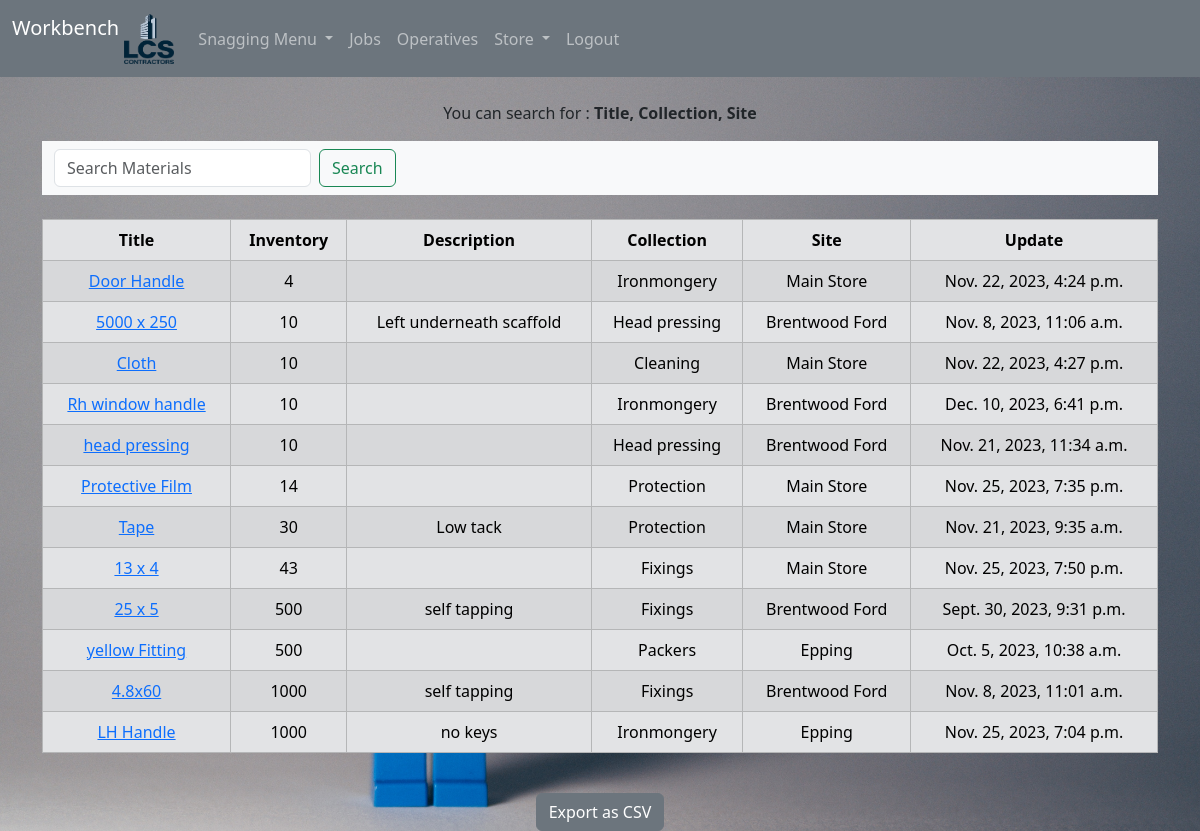
Page /store/materials (signed in) on the committed database.
### store/models.py (models this page shows, shortened)
class Material(models.Model):
    title = models.CharField(max_length=200)
    inventory = models.PositiveIntegerField()
    description = models.TextField(null=True, blank=True)
    update = models.DateTimeField(auto_now=True)
    collection = models.ForeignKey(Collection, on_delete=models.PROTECT)
    site = models.ForeignKey(Site, on_delete=models.PROTECT)
    class Meta:
        ordering = ["inventory", "title"]

### store/views.py (the view)
# urls.py: path("materials", views.material, name="store/materials"),
def material(request):
    materials = Material.objects.values(
        "title",
        "inventory",
        "description",
        "collection__title",
        "site__title",
        "update",
        "id",
    )
    return render(request, "store/materials.html", {"materials": materials})

### store/templates/store/materials.html (shortened to what this page needs)
{%extends 'base.html'%} {%block content%}
<p>You can search for : <strong>Title, Collection, Site</strong></p>
<nav class="navbar bg-body-tertiary">
  {%if user.is_authenticated and user.is_staff %}
  <div class="container-fluid">
    <form
      class="d-flex"
      method="POST"
      action="{%url 'store/search_material'%}"
      role="search"
    >
      <input
        class="form-control me-2"
        type="search"
        placeholder="Search Materials"
        aria-label="Search"
        name="searched"
      />
      <button class="btn btn-outline-success" type="submit">Search</button>
    </form>
  </div>
</nav>
<br />
<table class="table table-hover table-bordered table-secondary table-striped">
  <thead class="table-secondary">
    <tr>
      <th scope="col">Title</th>
      <th scope="col">Inventory</th>
      <th scope="col">Description</th>
      <th scope="col">Collection</th>
      <th scope="col">Site</th>
      <th scope="col">Update</th>
    </tr>
  </thead>
  <tbody>
    {% if materials %} {%for material in materials%}
    <tr>
      <td>
        <a href="{% url 'store/update_material' material.id %}"
          >{{ material.title }}</a
        >
      </td>
      <td>{{material.inventory}}</td>
      <td>{{material.description}}</td>
      <td>{{material.collection__title}}</td>
      <td>{{material.site__title}}</td>
      <td>{{material.update}}</td>
    </tr>
    {%endfor%}
  </tbody>
</table>
<br />
<a href="{% url 'materials_csv'%}" class="btn btn-secondary">Export as CSV</a>
{% endif %} {% endif %} {% endblock %}

### static/style.css (style rules this page uses)
body { background-image: url(bkg1.jpg); background-color: cadetblue; background-size: cover; background-attachment: fixed; background-position: center; height: auto; background-repeat: no-repeat; text-align: center; }

### rows in the picture
Material: title "Door Handle", inventory "4", collection__title "Ironmongery", site__title "Main Store", update "Nov. 22, 2023, 4:24 p.m."
Material: title "5000 x 250", inventory "10", description "Left underneath scaffold", collection__title "Head pressing", site__title "Brentwood Ford", update "Nov. 8, 2023, 11:06 a.m."
Material: title "Cloth", inventory "10", collection__title "Cleaning", site__title "Main Store", update "Nov. 22, 2023, 4:27 p.m."
Material: title "Rh window handle", inventory "10", collection__title "Ironmongery", site__title "Brentwood Ford", update "Dec. 10, 2023, 6:41 p.m."
Material: title "head pressing", inventory "10", collection__title "Head pressing", site__title "Brentwood Ford", update "Nov. 21, 2023, 11:34 a.m."
Material: title "Protective Film", inventory "14", collection__title "Protection", site__title "Main Store", update "Nov. 25, 2023, 7:35 p.m."
Material: title "Tape", inventory "30", description "Low tack", collection__title "Protection", site__title "Main Store", update "Nov. 21, 2023, 9:35 a.m."
Material: title "13 x 4", inventory "43", collection__title "Fixings", site__title "Main Store", update "Nov. 25, 2023, 7:50 p.m."
Material: title "25 x 5", inventory "500", description "self tapping", collection__title "Fixings", site__title "Brentwood Ford", update "Sept. 30, 2023, 9:31 p.m."
Material: title "yellow Fitting", inventory "500", collection__title "Packers", site__title "Epping", update "Oct. 5, 2023, 10:38 a.m."
Material: title "4.8x60", inventory "1000", description "self tapping", collection__title "Fixings", site__title "Brentwood Ford", update "Nov. 8, 2023, 11:01 a.m."
Material: title "LH Handle", inventory "1000", description "no keys", collection__title "Ironmongery", site__title "Epping", update "Nov. 25, 2023, 7:04 p.m."
